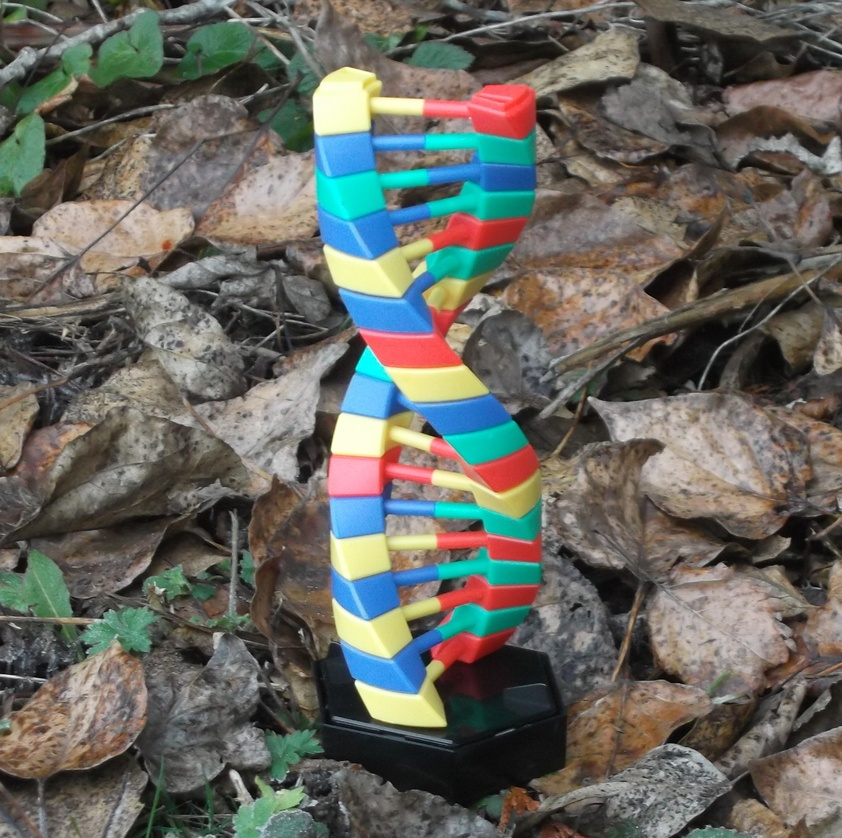
#> input picture helix.jpg, 842 x 838 px, shrunk from 2381 x 2371 before the run
$ python swap_colours.py
#> lines starting #> are read from the running program, lines starting #| are printed output that depends on the picture; after the words box and inside, x2 and y2 are one past the last pixel; in counts of white or black regions, pixels touching at a corner belong together
import matplotlib.pyplot as plt
import cv2


def main():
    image = cv2.imread('helix.jpg')
#> image is the input picture: shape (838, 842, 3); mean B, G, R 95.3, 102.4, 102.5
    hsv = cv2.cvtColor(image, cv2.COLOR_BGR2HSV)
#> hsv: shape (838, 842, 3); mean H, S, V 40.2, 61, 115.8
    blue_hue = 107
    blue_mask = cv2.inRange(hsv, (98, 70, 0), (115, 255, 255))
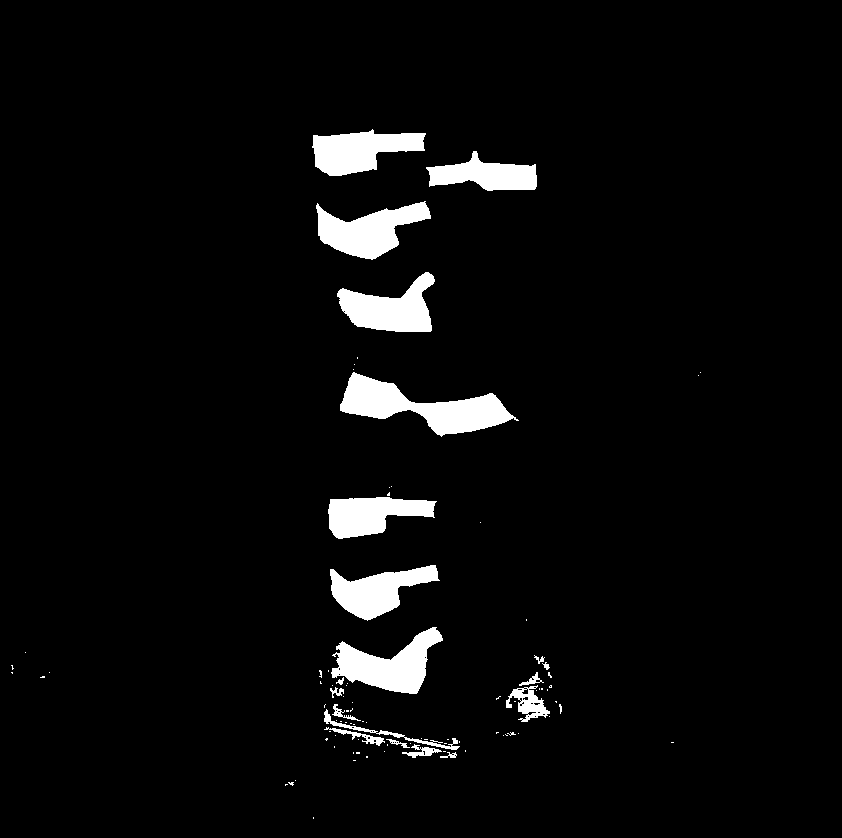
#> blue_mask: shape (838, 842); 4.2% white; 93 white regions (73 under 20 px), largest, box (x1, y1, x2, y2) and area: (340, 372, 519, 437) 4870, (331, 627, 443, 694) 3648, (316, 201, 431, 260) 3552
    red_hue = 0
    red1_mask = cv2.inRange(hsv, (0, 120, 0), (9, 255, 255))
#> red1_mask: shape (838, 842); 1.7% white; 226 white regions (200 under 20 px), largest, box (x1, y1, x2, y2) and area: (427, 218, 528, 251) 1803, (465, 444, 540, 492) 1654, (436, 580, 540, 612) 1473
    red2_mask = cv2.inRange(hsv, (150, 30, 0), (180, 255, 255))
#> red2_mask: shape (838, 842); 2.2% white; 474 white regions (411 under 20 px), largest, box (x1, y1, x2, y2) and area: (326, 457, 431, 499) 2743, (426, 84, 523, 134) 2248, (355, 307, 457, 365) 2097
    red_mask = red1_mask | red2_mask
#> red_mask: shape (838, 842); 3.9% white; 531 white regions (473 under 20 px), largest, box (x1, y1, x2, y2) and area: (423, 83, 540, 139) 3956, (428, 627, 518, 700) 3727, (355, 301, 469, 368) 3456
    # red_mask = cv2.inRange(hsv, (1, 0, 0), (0, 0, 0))
    orange_mask = cv2.inRange(hsv, (110, 60, 20), (16, 255, 220))
#> orange_mask: shape (838, 842); every value is 0
    blue_masked = cv2.bitwise_and(hsv, hsv, mask=blue_mask)
#> blue_masked: shape (838, 842, 3); mean H, S, V 4.4, 7.1, 8.2
    red_masked = cv2.bitwise_and(hsv, hsv, mask=red_mask)
#> red_masked: shape (838, 842, 3); mean H, S, V 3.9, 5.5, 6.8
    orange_masked = cv2.bitwise_and(hsv, hsv, mask=orange_mask)
#> orange_masked: shape (838, 842, 3); every value is 0
    bg_masked = cv2.bitwise_and(hsv, hsv, mask=~(blue_mask |
                                                 red_mask |
                                                 orange_mask))
#> bg_masked: shape (838, 842, 3); mean H, S, V 31.9, 48.4, 100.8

    h, s, v = cv2.split(blue_masked)
    hue_shift = blue_hue - red_hue
    # hue_shift *= 0
    shifting_down = h > hue_shift
#> shifting_down: shape (838, 842) bool; 0.4% white; 133 white regions (102 under 20 px), largest, box (x1, y1, x2, y2) and area: (330, 497, 427, 519) 273, (410, 659, 425, 683) 218, (354, 304, 432, 332) 197
    h[shifting_down] -= hue_shift
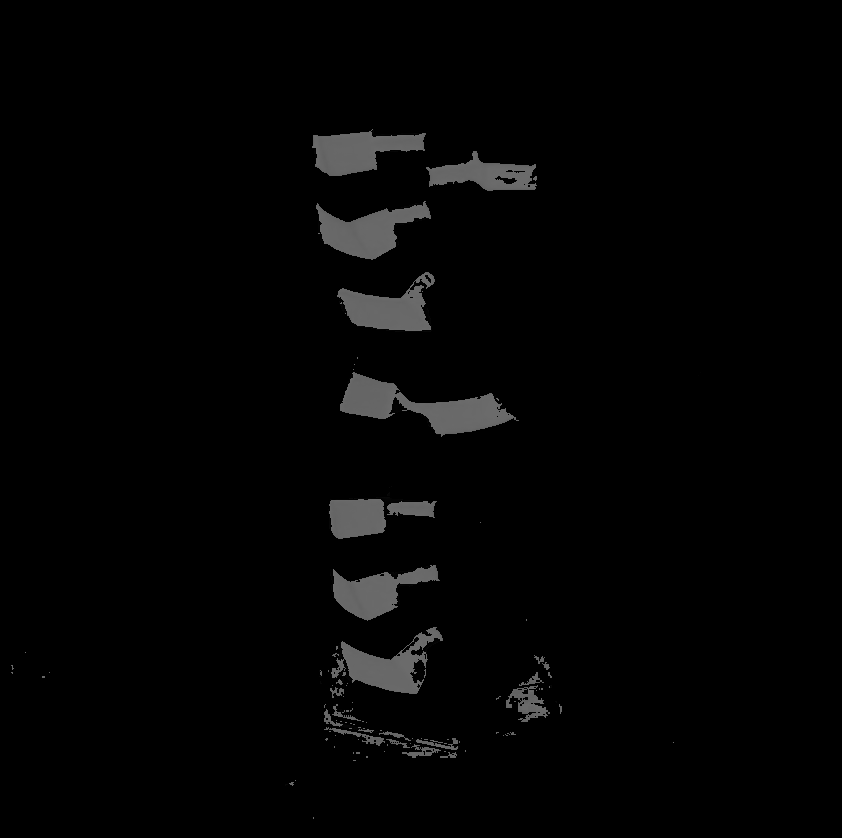
#> h: shape (838, 842); min 0, max 107, mean 4
    h[~shifting_down] += 180 - hue_shift
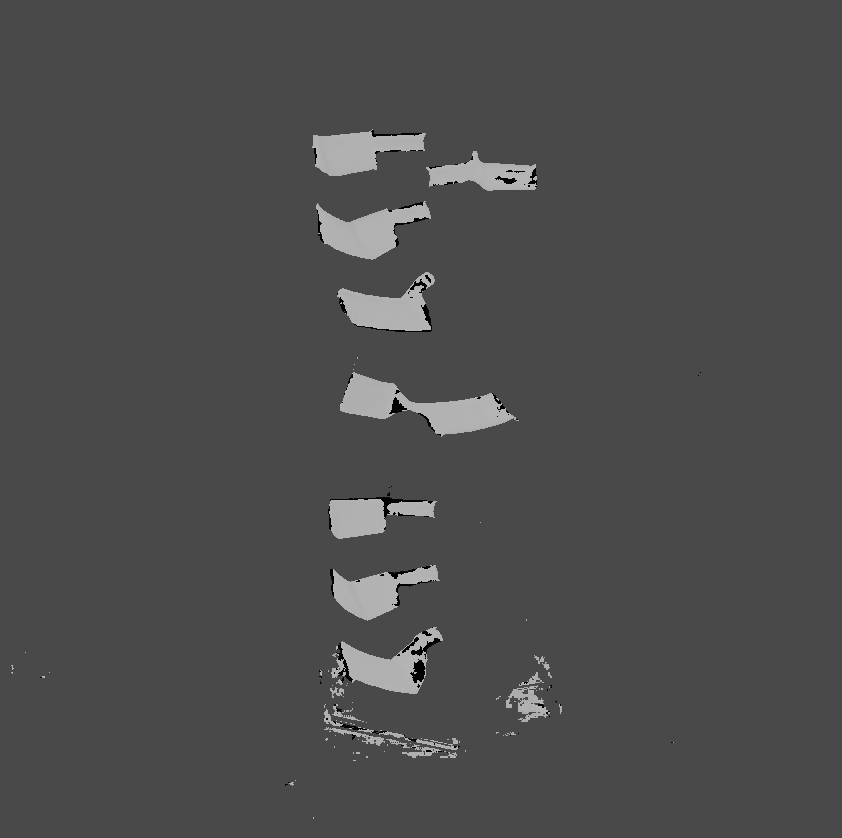
#> h: shape (838, 842); min 1, max 180, mean 76.7
    blue_masked = cv2.merge((h, s, v))
#> blue_masked: shape (838, 842, 3); mean H, S, V 76.7, 7.1, 8.2
    blue_masked = cv2.bitwise_and(blue_masked, blue_masked, mask=blue_mask)
#> blue_masked: shape (838, 842, 3); mean H, S, V 6.7, 7.1, 8.2

    h, s, v = cv2.split(red_masked)
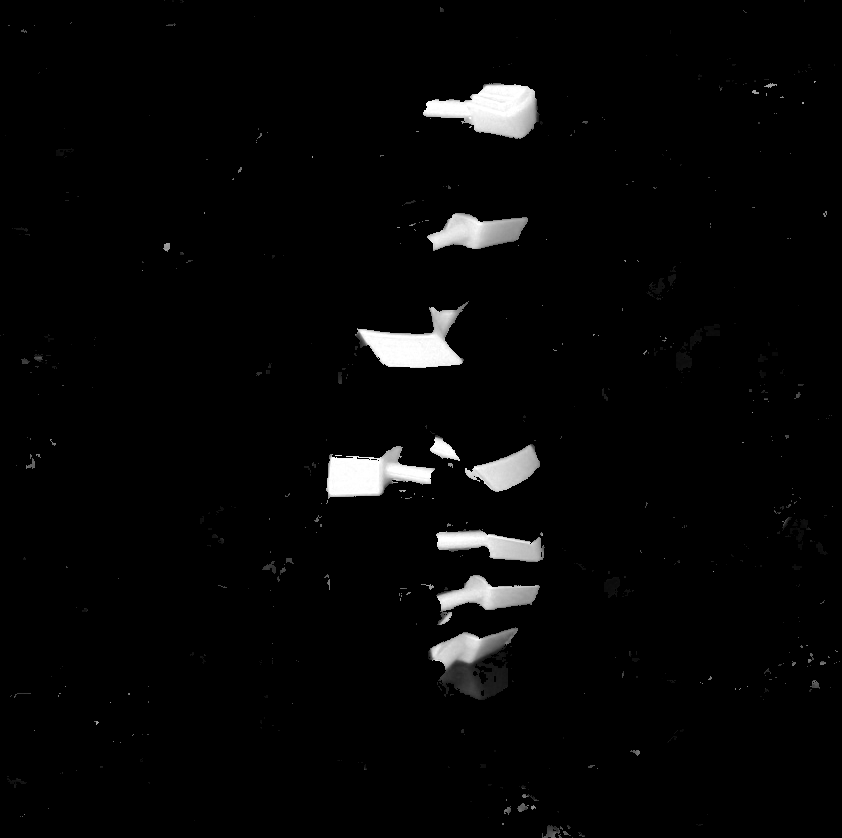
#> v: shape (838, 842); min 0, max 255, mean 6.8
    shifting_up = h < 180 - hue_shift
    h[shifting_up] += hue_shift
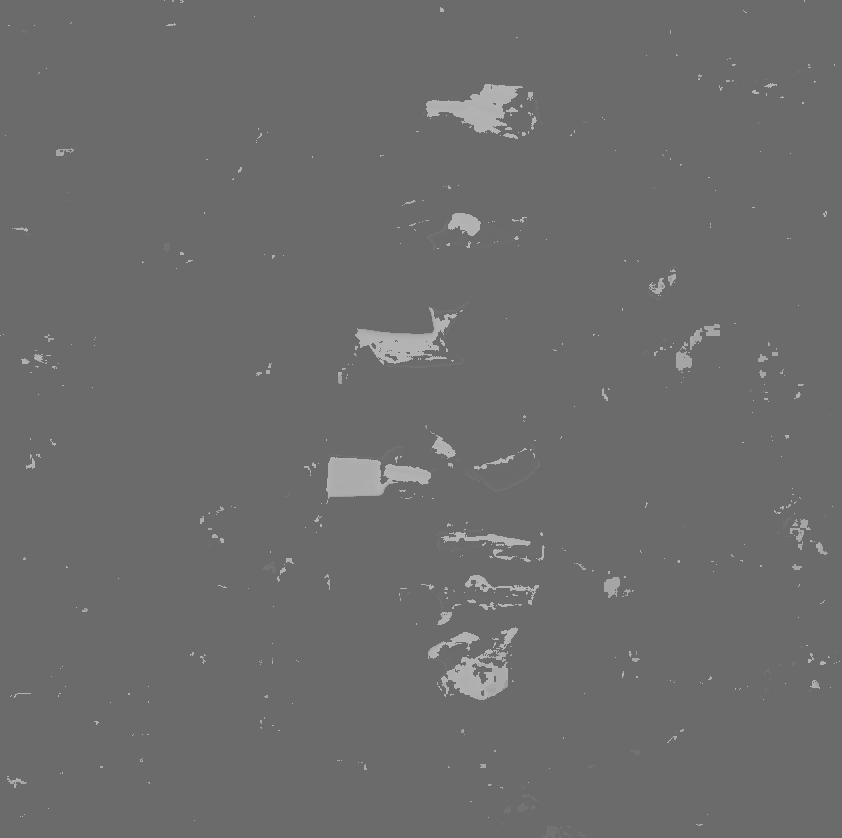
#> h: shape (838, 842); min 107, max 179, mean 108.5
    h[~shifting_up] -= 180 - hue_shift
#> h: shape (838, 842); 2.22% of pixels changed, all inside (x1, y1, x2, y2) = (0, 0, 840, 826)
    red_masked = cv2.merge((h, s, v))
#> red_masked: shape (838, 842, 3); mean H, S, V 106.9, 5.5, 6.8
    red_masked = cv2.bitwise_and(red_masked, red_masked, mask=red_mask)
#> red_masked: shape (838, 842, 3); mean H, S, V 4.1, 5.5, 6.8
    # red_masked *= 0
    # blue_masked *= 0
    # orange_masked *= 0

    masked = red_masked | blue_masked | orange_masked | bg_masked
#> masked: shape (838, 842, 3); mean H, S, V 42.8, 61, 115.8
    masked = cv2.flip(masked, 1)
#> masked: shape (838, 842, 3); mean H, S, V 42.8, 61, 115.8
    masked = cv2.cvtColor(masked, cv2.COLOR_HSV2BGR)
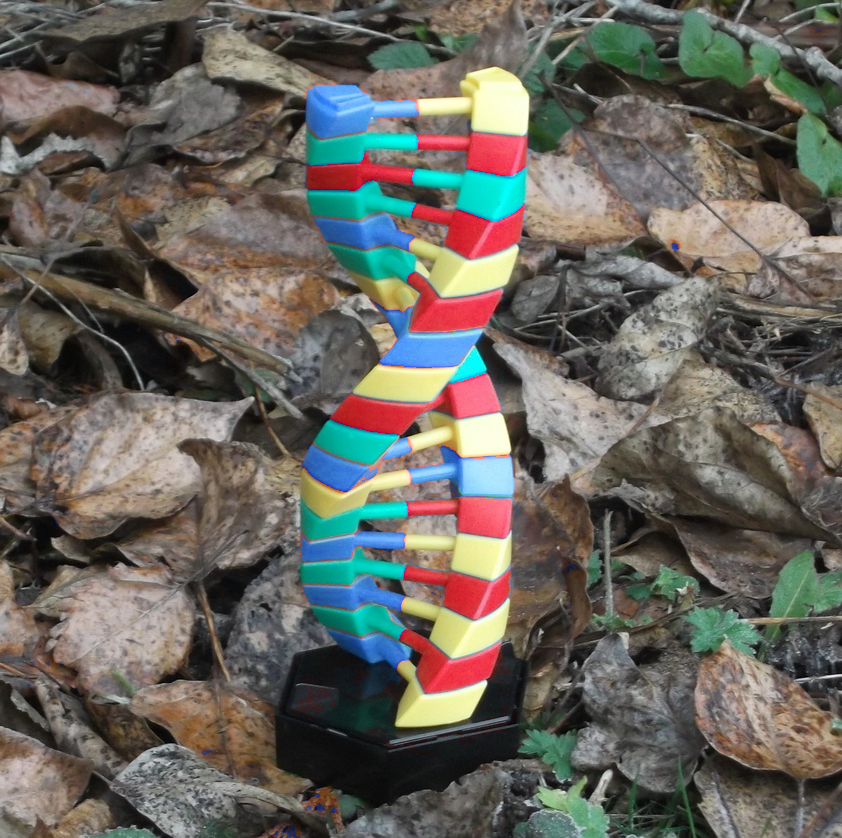
#> masked: shape (838, 842, 3); mean B, G, R 93.6, 100.8, 103.9
    cv2.imwrite('swapped.jpg', masked)
    masked = cv2.cvtColor(masked, cv2.COLOR_BGR2RGB)

    plt.imshow(masked)
    plt.gca().set_axis_off()
#> (the run stopped early here; a loop or call above may not have finished)
